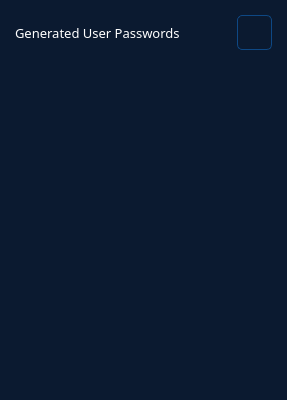
<?xml version="1.0" encoding="UTF-8"?>
<ui version="4.0">
 <class>Form</class>
 <widget class="QWidget" name="Form">
  <property name="geometry">
   <rect>
    <x>0</x>
    <y>0</y>
    <width>287</width>
    <height>400</height>
   </rect>
  </property>
  <property name="styleSheet">
   <string notr="true">QWidget {
	background: #0B1A30;
	color: white; 
	font-family: Barlow
}
</string>
  </property>
  <layout class="QVBoxLayout" name="verticalLayout_2">
   <property name="leftMargin">
    <number>15</number>
   </property>
   <property name="topMargin">
    <number>15</number>
   </property>
   <property name="rightMargin">
    <number>15</number>
   </property>
   <property name="bottomMargin">
    <number>15</number>
   </property>
   <item>
    <widget class="QWidget" name="widget" native="true">
     <property name="styleSheet">
      <string notr="true">QLineEdit {
  	padding: 1px 5px;
  	border: 1px solid #0e4884;
  	border-radius: 5px;
}

QPushButton {
  padding: 5px;
  border: 1px solid #0e4884;
  border-radius: 5px;
}

QLineEdit:focus,
QLineEdit:hover,
QPushButton:focus,
QPushButton:hover {
  border: 1px solid #256eff;
  outline: none;
}

QPushButton:pressed {
  background-color: #072f49;
}

QScrollBar:vertical{
    width: 8px;
    border-radius: 5px;
}

QScrollBar::handle:vertical{
    background-color: #97b9f4;    
    min-height: 5px;
}

QScrollBar::sub-line:vertical{
     height: 0;
     width: 0;
}

QScrollBar::add-line:vertical{
   	 height: 0;
     width: 0;
}

QScrollBar::add-page:vertical{
    background: #0b1a30;
    margin-top: -3px;
 }

QScrollBar::sub-page:vertical{
  	background: #0b1a30;
	margin-bottom: -3px;
}</string>
     </property>
     <layout class="QVBoxLayout" name="verticalLayout">
      <property name="spacing">
       <number>15</number>
      </property>
      <property name="leftMargin">
       <number>0</number>
      </property>
      <property name="topMargin">
       <number>0</number>
      </property>
      <property name="rightMargin">
       <number>0</number>
      </property>
      <property name="bottomMargin">
       <number>0</number>
      </property>
      <item>
       <layout class="QHBoxLayout" name="horizontalLayout">
        <property name="spacing">
         <number>0</number>
        </property>
        <item>
         <widget class="QLabel" name="label">
          <property name="font">
           <font>
            <family>Barlow</family>
            <pointsize>10</pointsize>
           </font>
          </property>
          <property name="text">
           <string>Generated User Passwords</string>
          </property>
         </widget>
        </item>
        <item>
         <spacer name="horizontalSpacer">
          <property name="orientation">
           <enum>Qt::Horizontal</enum>
          </property>
          <property name="sizeHint" stdset="0">
           <size>
            <width>40</width>
            <height>20</height>
           </size>
          </property>
         </spacer>
        </item>
        <item>
         <widget class="QPushButton" name="btn_download">
          <property name="minimumSize">
           <size>
            <width>35</width>
            <height>35</height>
           </size>
          </property>
          <property name="maximumSize">
           <size>
            <width>35</width>
            <height>35</height>
           </size>
          </property>
          <property name="cursor">
           <cursorShape>PointingHandCursor</cursorShape>
          </property>
          <property name="text">
           <string/>
          </property>
         </widget>
        </item>
       </layout>
      </item>
      <item>
       <widget class="QScrollArea" name="scrollArea">
        <property name="styleSheet">
         <string notr="true">border: none;</string>
        </property>
        <property name="verticalScrollBarPolicy">
         <enum>Qt::ScrollBarAsNeeded</enum>
        </property>
        <property name="horizontalScrollBarPolicy">
         <enum>Qt::ScrollBarAlwaysOff</enum>
        </property>
        <property name="widgetResizable">
         <bool>true</bool>
        </property>
        <widget class="QWidget" name="scrollAreaWidgetContents">
         <property name="geometry">
          <rect>
           <x>0</x>
           <y>0</y>
           <width>257</width>
           <height>318</height>
          </rect>
         </property>
         <layout class="QVBoxLayout" name="verticalLayout_3">
          <property name="spacing">
           <number>15</number>
          </property>
          <item>
           <spacer name="verticalSpacer">
            <property name="orientation">
             <enum>Qt::Vertical</enum>
            </property>
            <property name="sizeHint" stdset="0">
             <size>
              <width>20</width>
              <height>40</height>
             </size>
            </property>
           </spacer>
          </item>
         </layout>
        </widget>
       </widget>
      </item>
     </layout>
    </widget>
   </item>
  </layout>
 </widget>
 <resources/>
 <connections/>
</ui>
